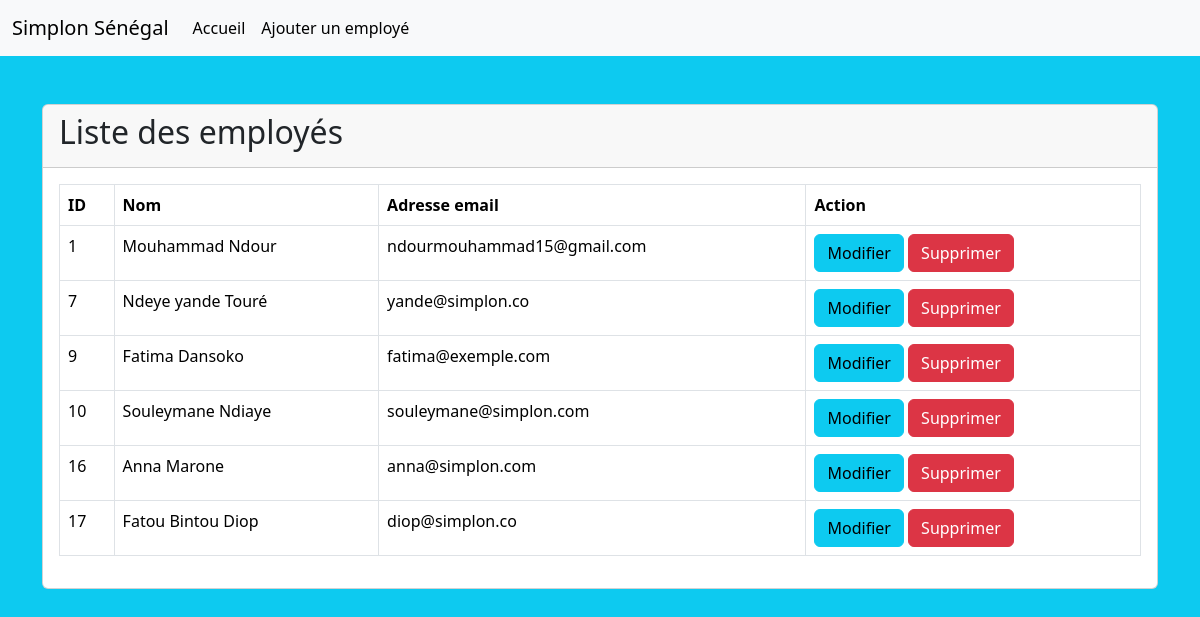
The page / on the database its author committed.
### tables this page shows
CREATE TABLE `employe` (
  `id` int(11) NOT NULL,
  `nom` varchar(50) NOT NULL,
  `email` varchar(50) NOT NULL
);

### controller/read.php (called while the page is built)
<?php
require('./model/read.php');
function ListeEmploye($connection)
{
    $employes = afficherEmploye($connection);
    include('./view/read.php');
}

### model/read.php (called while the page is built)
<?php
function afficherEmploye($connection)
{
    $sql = 'select * from employe';
    $statement = $connection->prepare($sql);
    $statement->execute();
    $employes = $statement->fetchAll(PDO::FETCH_OBJ);
    return $employes;
}

### view/read.php (the view)
<?php require('header.php') ?>
<div class="container">
    <div class="card mt-5">
        <div class="card-header">
            <h2>Liste des employés</h2>
        </div>
        <div class="card-body">
            <table class="table table-bordered">
                <tr>
                    <th>ID</th>
                    <th>Nom</th>
                    <th>Adresse email</th>
                    <th>Action</th>
                </tr>
                <?php foreach ($employes as $employe) : ?>
                    <tr>
                        <td><?= $employe->id ?></td>
                        <td><?= $employe->nom ?></td>
                        <td><?= $employe->email ?></td>
                        <td>
                            <a href="modifier-employe_<?= $employe->id ?>.html" class="btn btn-info">Modifier</a>
                            <a onclick="return confirm('Confirmer la suppression')" href="supprimer-employe_<?= $employe->id ?>.html" class="btn btn-danger">Supprimer</a>
                        </td>
                    </tr>
                <?php endforeach; ?>
            </table>
        </div>
    </div>
</div>
<?php require('footer.php') ?>

### index.php (shortened to what this page needs)
<?php
require('controller/create.php');
require('controller/read.php');
require('controller/delete.php');
if (isset($_GET['page'])) {
    if ($_GET['page'] == 'insert-employe') {
        if (empty($_POST['name']) || empty($_POST['email'])) {
            include('view/create.php');
        } else {
            ajouterUnEmploye($connection, $_POST['name'], $_POST['email']);
        }
    } elseif ($_GET['page'] == 'afficher-employes') {
        ListeEmploye($connection);
    } elseif ($_GET['page'] == 'modifier-employe') {
        if (isset($_GET['id'])) {
            $id = $_GET['id'];
            MiseAjour($connection, $id);
        }
    } elseif ($_GET['page'] == 'supprimer-employe') {
        SuppressionEmploye($connection, $id);
    }
} else {
    ListeEmploye($connection);
}

### view/header.php (shortened to what this page needs)
<!doctype html>
<html lang="en">
  <head>
    <link href="https://cdn.jsdelivr.net/npm/bootstrap@5.3.3/dist/css/bootstrap.min.css" rel="stylesheet">
  </head>
  <body class="bg-info">
  <nav class="navbar navbar-expand-lg bg-body-tertiary">
  <div class="container-fluid">
    <a class="navbar-brand" href="#">Simplon Sénégal</a>
    <div class="collapse navbar-collapse" id="navbarSupportedContent">
      <ul class="navbar-nav me-auto mb-2 mb-lg-0">
        <li class="nav-item">
          <a class="nav-link active" aria-current="page" href="index.php">Accueil</a>
        </li>
        <li class="nav-item">
          <a class="nav-link active" href="insert-employe.html">Ajouter un employé</a>
        </li>
      </ul>
    </div>
  </div>
</nav>

### view/footer.php (shortened to what this page needs)
  </body>
</html>

### rows shown on the page
employe: id "1", nom "Mouhammad Ndour", email "ndourmouhammad15@gmail.com"
employe: id "7", nom "Ndeye yande Touré", email "yande@simplon.co"
employe: id "9", nom "Fatima Dansoko", email "fatima@exemple.com"
employe: id "10", nom "Souleymane Ndiaye", email "souleymane@simplon.com"
employe: id "16", nom "Anna Marone", email "anna@simplon.com"
employe: id "17", nom "Fatou Bintou Diop", email "diop@simplon.co"
